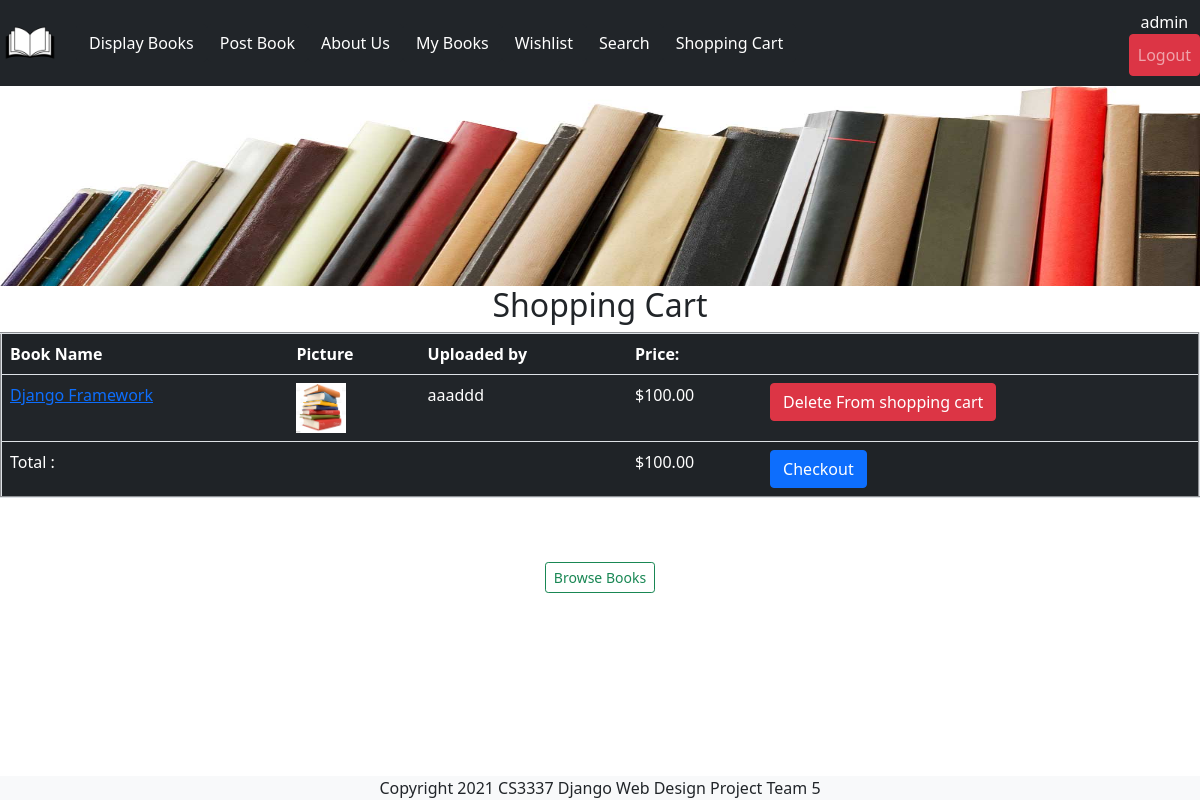
/shoppingcart (signed in), run on the app's committed database.
### bookMng/models.py (models this page shows, shortened)
class MainMenu(models.Model):
    item = models.CharField(max_length=200, unique=True)
    link = models.CharField(max_length=200, unique=True)

class Book(models.Model):
    name = models.CharField(max_length=200)
    web = models.URLField(max_length=200)
    price = models.DecimalField(decimal_places=2, max_digits=6)
    publishdate = models.DateField(auto_now=True)
    picture = models.FileField(upload_to='bookEx/static/uploads')
    pic_path = models.CharField(max_length=300, editable=False, blank=True)
    username = models.ForeignKey(User, blank=True, null=True, on_delete=models.CASCADE)

### bookMng/views.py (the view)
# urls.py: path('shoppingcart', views.shoppingcart, name='shoppingcart'),
@login_required(login_url=reverse_lazy('login'))
def shoppingcart(request):
    empty = False
    price = 0
    try:
        s = Shoppingcart.objects.get(username=request.user)
        books = s.books.all()
    except Exception:
        empty = True
        books = []
    if books:
        for book in books:
            book.pic_path = book.picture.url[14:]
            price += book.price
    else:
        empty = True
    return render(request,
                  'bookMng/shoppingcart.html',
                  {
                      'books': books,
                      'item_list': MainMenu.objects.all(),
                      'empty': empty,
                      'price': price,
                  }
                  )

### bookEx/templates/bookMng/shoppingcart.html
{% extends "base.html" %}
{% load static %}
{% block sidenav %}
   {% for item in item_list %}
       <li>
          <a class="nav-item btn btn-dark" href="{{ item.link }}"> {{ item.item }}</a>
       </li>
   {% endfor %}
{% endblock sidenav %}
{% block content %}
    <h2 align="center">Shopping Cart</h2>
<div align="center">
{% if empty %}
    You don't have any books in your shopping cart.
    <br>You can add books by searching or from the display books page.
{% else %}
   <table class="table table-striped bg-dark text-white" align="center" border="2" width="600">
       <tr class="text-white">
           <th class="text-white" scope="col"> Book Name </th>
           <th class="text-white" scope="col"> Picture </th>
           <th class="text-white" scope="col"> Uploaded by </th>
           <th class="text-white" scope="col"> Price: </th>
           <th></th>
       </tr>
       {% for book in books %}
            <tr>
               <td class="text-white" >
                  <a href="/book_detail/{{ book.id }}"> {{ book.name }} </a>
               </td>
               <td>
                   <img src="{% static book.pic_path %}" width="50" height="50">
               </td>
               <td class="text-white" >
                   {{ book.username }}
               </td>
               <td class="text-white" >
                   ${{ book.price }}
               </td>
               <td>
                   <a class="btn btn-danger" href="/shoppingcart_delete/{{ book.id }}">Delete From shopping cart</a>
               </td>
            </tr>
       {% endfor %}
       <td class="text-white">
               Total :
       </td>
       <td>
       </td>
       <td>
       </td>
       <td class="text-white">
              ${{ price }}
       </td>
       <td>
           <a class="btn btn-primary" href="">Checkout</a>
       </td>
   </table>
{% endif %}
<br><br><a href="/displaybooks" class="btn btn-outline-success btn-sm" role="button" aria-pressed="true">Browse Books</a>
</div>
{% endblock content%}

### bookEx/templates/base.html (shortened to what this page needs)
{% load static %}
<!DOCTYPE html>
<html lang="en">
<head>
    <link href="https://cdn.jsdelivr.net/npm/bootstrap@5.1.3/dist/css/bootstrap.min.css" rel="stylesheet">
</head>
<body>
<div>
    <header>
        <div id="logo">
            <nav class="navbar navbar-expand-lg navbar-dark bg-dark">
                <div class="navbar-collapse collapse w-100 dual-collapse2 order-1 order-md-0" id="navbarToggleExternalContent">
                    <a class="navbar-brand" href="/"> <img src="{% static 'logo.png' %}" width="60" height="60" alt="" /></a>
                        <ul class="navbar-nav ml-auto text-center">
                        {% block sidenav %}{% endblock sidenav %}
                        </ul>
                </div>
                    <div class="navbar-collapse collapse w-20 dual-collapse2 order-2 order-md-2">
                        <ul class="navbar-nav mr-auto text-center">
                        {% if user.is_authenticated %}
                            <li class="nav-item text-white">
                            {{ user.username }}
                            <a class="nav-link btn btn-danger my-2 my-sm-0" href="{% url 'logout' %}?next=/">Logout</a>
                            </li>
                            {% else %}
                            <li class="nav-item">
                             Not logged in
                            <a class="nav-link btn btn-primary my-2 my-sm-0" href="{% url 'login' %}?next=/">Login</a>
                            </li>
                            {% endif %}
                        </ul>
                    </div>
            </nav>
        </div>
        <div id="topbanner">
            <img src="{% static 'bannerTop.jpg' %}" class="w-100" height="200" alt="" />
        </div>
    </header>
    <section id="main">
        {% block content %}{% endblock content %}
    </section>
    <footer id="footer" class="footer fixed-bottom bg-light text-center">
        Copyright 2021 CS3337 Django Web Design Project Team 5
    </footer>
</div>
</body>
</html>

### data on the page
MainMenu: item "Display Books"
MainMenu: item "Post Book"
MainMenu: item "About Us"
MainMenu: item "My Books"
MainMenu: item "Wishlist"
MainMenu: item "Search"
MainMenu: item "Shopping Cart"
Book: name "Django Framework", username "aaaddd", price "100.00"

### other printed values
{{ user.username }} "admin"
{{ price }} "100.00"
